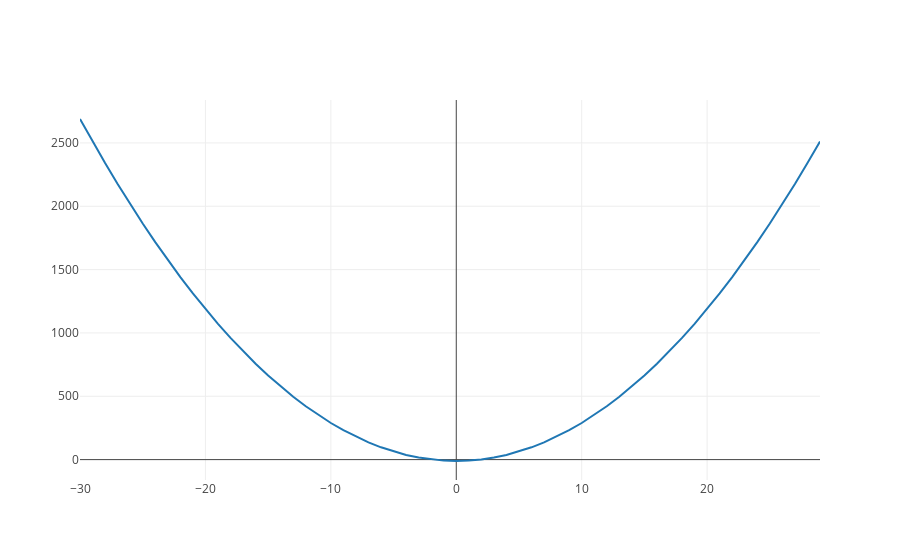

The cell this chart's notebook holds for it:
### Code cell
import plotly
import plotly.graph_objs as go
from plotly.offline import iplot, init_notebook_mode
init_notebook_mode(connected=True)



def output_at(list_of_terms, x_values):
    results = []
    x_list_map = list(range(len(x_values)))

    for every_x in x_list_map:
        results.append((list_of_terms[0][0])*(x_values[every_x]**list_of_terms[0][1])-11)

    return results


three_x_squared_minus_eleven = [(3, 2), (-11, 0)]
x_values = list(range(-30, 30, 1))
y_values = list(output_at(three_x_squared_minus_eleven, x_values))

iplot([{"x": x_values, "y": y_values}])

### Figure 1 — Plotly figure (JSON) as saved in the notebook; plotly's stock layout.template omitted (floating-point values rounded to 4 significant figures)
{"data": [{"type": "scatter", "uid": "72fab392-6d26-11e9-9440-ddf4e2d7f47d", "x": [-30, -29, -28, -27, -26, -25, -24, -23, -22, -21, -20, -19, -18, -17, -16, -15, -14, -13, -12, -11, -10, -9, -8, -7, -6, -5, -4, -3, -2, -1, 0, 1, 2, 3, 4, 5, 6, 7, 8, 9, 10, 11, 12, 13, 14, 15, 16, 17, 18, 19, 20, 21, 22, 23, 24, 25, 26, 27, 28, 29], "y": [2689, 2512, 2341, 2176, 2017, 1864, 1717, 1576, 1441, 1312, 1189, 1072, 961, 856, 757, 664, 577, 496, 421, 352, 289, 232, 181, 136, 97, 64, 37, 16, 1, -8, -11, -8, 1, 16, 37, 64, 97, 136, 181, 232, 289, 352, 421, 496, 577, 664, 757, 856, 961, 1072, 1189, 1312, 1441, 1576, 1717, 1864, 2017, 2176, 2341, 2512]}], "layout": {}}
